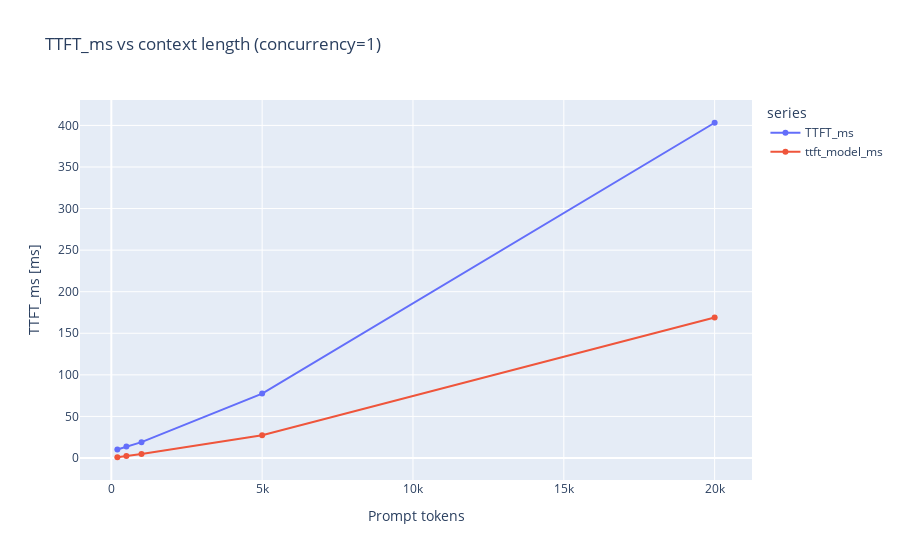
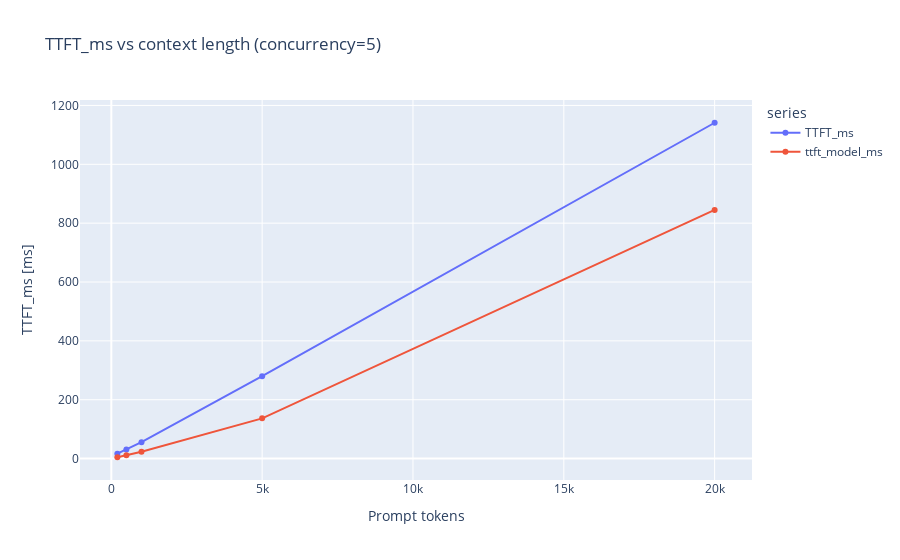

The code cell stored with these charts, in order, in its notebook:
### Code cell
context_batches = sorted(df_eval['concurrency'].unique())


def plot_metric_vs_context(metric_name, observed_col, model_col, concurrency):
    subset = df_eval[df_eval['concurrency'] == concurrency].sort_values('input_tokens')
    if subset.empty:
        raise ValueError(f'No rows with concurrency={concurrency}')
    melted = subset.melt(
        id_vars=['input_tokens'],
        value_vars=[observed_col, model_col],
        var_name='series',
        value_name='value',
    )
    title = f"{metric_name} vs context length (concurrency={concurrency})"
    fig = px.line(
        melted,
        x='input_tokens',
        y='value',
        color='series',
        markers=True,
        title=title,
    )
    fig.update_layout(xaxis_title='Prompt tokens', yaxis_title=f'{metric_name} [ms]')
    fig.show()


for concurrency in context_batches:
    plot_metric_vs_context('TTFT_ms', 'TTFT_ms', 'ttft_model_ms', concurrency)

for concurrency in context_batches:
    plot_metric_vs_context('ITL_ms', 'ITL_ms', 'itl_model_ms', concurrency)

### Figure 1 — Plotly figure (JSON) as saved in the notebook; plotly's stock layout.template omitted (floating-point values rounded to 4 significant figures)
{"data": [{"hovertemplate": "series=TTFT_ms<br>input_tokens=%{x}<br>value=%{y}<extra></extra>", "legendgroup": "TTFT_ms", "line": {"color": "#636efa", "dash": "solid"}, "marker": {"symbol": "circle"}, "mode": "lines+markers", "name": "TTFT_ms", "orientation": "v", "showlegend": true, "type": "scatter", "x": [200, 500, 1000, 5000, 20000], "xaxis": "x", "y": [10.26, 13.84, 19.03, 77.45, 403.2], "yaxis": "y"}, {"hovertemplate": "series=ttft_model_ms<br>input_tokens=%{x}<br>value=%{y}<extra></extra>", "legendgroup": "ttft_model_ms", "line": {"color": "#EF553B", "dash": "solid"}, "marker": {"symbol": "circle"}, "mode": "lines+markers", "name": "ttft_model_ms", "orientation": "v", "showlegend": true, "type": "scatter", "x": [200, 500, 1000, 5000, 20000], "xaxis": "x", "y": [0.9032, 2.288, 4.675, 27.35, 169.0], "yaxis": "y"}], "layout": {"legend": {"title": {"text": "series"}, "tracegroupgap": 0}, "title": {"text": "TTFT_ms vs context length (concurrency=1)"}, "xaxis": {"anchor": "y", "domain": [0, 1], "title": {"text": "Prompt tokens"}}, "yaxis": {"anchor": "x", "domain": [0, 1], "title": {"text": "TTFT_ms [ms]"}}}}

### Figure 2 — Plotly figure (JSON) as saved in the notebook; plotly's stock layout.template omitted (floating-point values rounded to 4 significant figures)
{"data": [{"hovertemplate": "series=TTFT_ms<br>input_tokens=%{x}<br>value=%{y}<extra></extra>", "legendgroup": "TTFT_ms", "line": {"color": "#636efa", "dash": "solid"}, "marker": {"symbol": "circle"}, "mode": "lines+markers", "name": "TTFT_ms", "orientation": "v", "showlegend": true, "type": "scatter", "x": [200, 500, 1000, 5000, 20000], "xaxis": "x", "y": [16.81, 30.88, 55.87, 279.9, 1141.0], "yaxis": "y"}, {"hovertemplate": "series=ttft_model_ms<br>input_tokens=%{x}<br>value=%{y}<extra></extra>", "legendgroup": "ttft_model_ms", "line": {"color": "#EF553B", "dash": "solid"}, "marker": {"symbol": "circle"}, "mode": "lines+markers", "name": "ttft_model_ms", "orientation": "v", "showlegend": true, "type": "scatter", "x": [200, 500, 1000, 5000, 20000], "xaxis": "x", "y": [4.516, 11.44, 23.37, 136.7, 845.0], "yaxis": "y"}], "layout": {"legend": {"title": {"text": "series"}, "tracegroupgap": 0}, "title": {"text": "TTFT_ms vs context length (concurrency=5)"}, "xaxis": {"anchor": "y", "domain": [0, 1], "title": {"text": "Prompt tokens"}}, "yaxis": {"anchor": "x", "domain": [0, 1], "title": {"text": "TTFT_ms [ms]"}}}}
